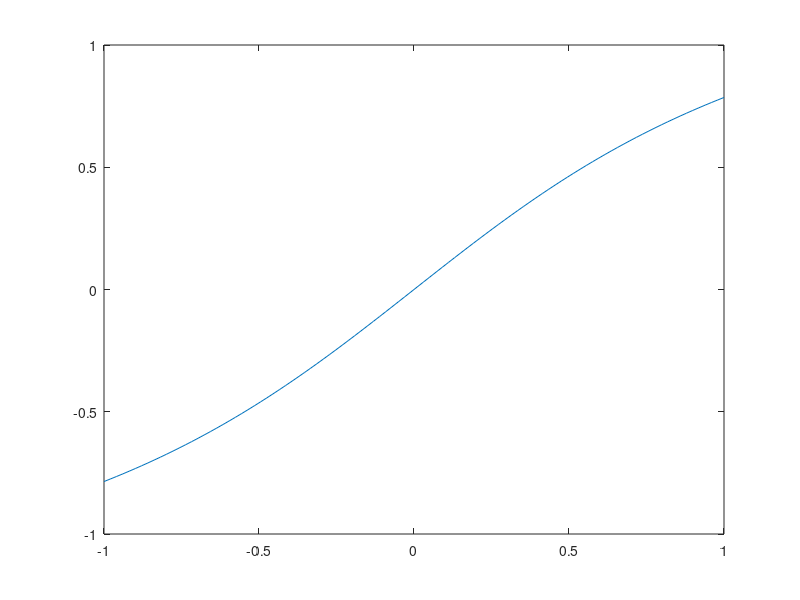

This figure's MATLAB source:
% Regression test function (black blox) for FreeMat v4.0
% This function is autogenerated by helpgen.
function bbtest_success = bbtest_atan
  bbtest_success = 1;
NumErrors = 0;
try
  t = linspace(-1,1);

catch
  NumErrors = NumErrors + 1;
end
try
  plot(t,atan(t))

catch
  NumErrors = NumErrors + 1;
end
try
  mprint('atanplot');

catch
  NumErrors = NumErrors + 1;
end
if (NumErrors ~= 0) bbtest_success = 0; return; end
